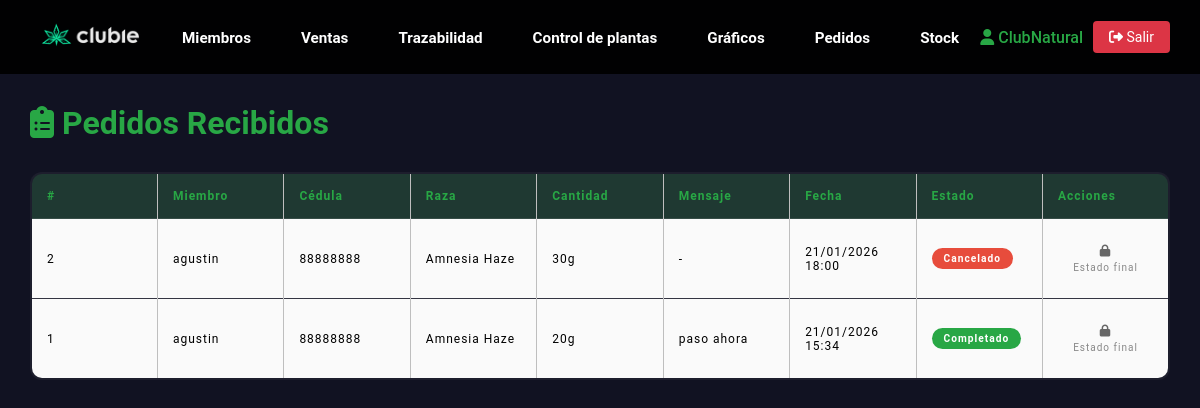
Page /pedidos (signed in) on the committed database.
### clases.py (models this page shows, shortened)
class Club(db.Model, UserMixin):
    id = db.Column(db.Integer, primary_key=True)
    campoarchivo = db.Column(db.String(30))
    username = db.Column(db.String(30), unique=True, nullable=False)
    password_hash = db.Column(db.String(128), nullable=False)
    email = db.Column(db.String(70))
    is_superuser = db.Column(db.Boolean, default=False)
    fecha_creacion = db.Column(db.DateTime, default=datetime.now)

class Pedido(db.Model):
    id = db.Column(db.Integer, primary_key=True)
    club_id = db.Column(db.Integer, db.ForeignKey('club.id'), nullable=False)
    cedula = db.Column(db.Integer, db.ForeignKey('user.cedula'), nullable=False)
    raza = db.Column(db.String(30), nullable=False)
    cantidad_solicitada = db.Column(db.Integer, nullable=False)
    mensaje = db.Column(db.String(200), nullable=True)
    fecha = db.Column(db.DateTime, default=datetime.now)
    estado = db.Column(db.String(20), default='pendiente')  # pendiente, coordinado, completado, cancelado
    usuario = db.relationship('User', backref='pedidos', lazy=True)

class User(db.Model):
    cedula = db.Column(db.Integer, unique=True, nullable=False, primary_key=True)
    club_id = db.Column(db.Integer, db.ForeignKey('club.id'), nullable=False)
    name = db.Column(db.String(30), nullable=False)
    telefono = db.Column(db.Integer, nullable=False)
    email = db.Column(db.String(30), nullable=False)
    fecha_registro = db.Column(db.DateTime, default=datetime.now)
    club = db.relationship('Club', backref='miembros_club', lazy=True)
    ventas = db.relationship('Ventas', backref='usuario', lazy=True)

### app.py (the view)
@app.route('/pedidos')
@login_required
def ver_pedidos():
    if isinstance(current_user, Member):
        return redirect(url_for('portal_miembro'))
    pedidos = Pedido.query.filter_by(club_id=current_user.id).order_by(Pedido.fecha.desc()).all()
    return render_template('logueado/pedidos.html', pedidos=pedidos)

### app.py (called while the page is built)
@login_manager.user_loader
def load_user(user_id):
    if isinstance(user_id, str) and user_id.startswith('member_'):
        member_id = int(user_id.replace('member_', ''))
        return Member.query.get(member_id)
    return Club.query.get(int(user_id))

### templates/logueado/pedidos.html (shortened to what this page needs)
{% extends 'base-log.html'%}
{% block body %}
<link rel="stylesheet" href="{{ url_for('static', filename='css/miembros.css') }}">
<div class="pedidos-container">
    <h1><i class="fas fa-clipboard-list"></i> Pedidos Recibidos</h1>
    {% if pedidos %}
    <table class="pedidos-table">
        <thead>
            <tr>
                <th>#</th>
                <th>Miembro</th>
                <th>Cédula</th>
                <th>Raza</th>
                <th>Cantidad</th>
                <th>Mensaje</th>
                <th>Fecha</th>
                <th>Estado</th>
                <th>Acciones</th>
            </tr>
        </thead>
        <tbody>
            {% for pedido in pedidos %}
            <tr>
                <td>{{ pedido.id }}</td>
                <td>{{ pedido.usuario.name if pedido.usuario else 'N/A' }}</td>
                <td>{{ pedido.cedula }}</td>
                <td>{{ pedido.raza }}</td>
                <td>{{ pedido.cantidad_solicitada }}g</td>
                <td>{{ pedido.mensaje or '-' }}</td>
                <td>{{ pedido.fecha.strftime('%d/%m/%Y %H:%M') }}</td>
                <td><span class="badge badge-{{ pedido.estado }}">{{ pedido.estado|capitalize }}</span></td>
                <td style="min-width: 150px;">
                    {% if pedido.estado in ['completado', 'cancelado'] %}
                    <div style="text-align: center; padding: 10px;">
                        <i class="fas fa-lock" style="color: #666; margin-bottom: 5px;"></i>
                        <small style="color: #888; display: block;">Estado final</small>
                    </div>
                    {% endif %}
                </td>
            </tr>
            {% endfor %}
        </tbody>
    </table>
    {% else %}
    <div class="empty-state">
        <i class="fas fa-clipboard-list" style="font-size: 3em; color: #444; margin-bottom: 20px;"></i>
        <h3>No hay pedidos</h3>
        <p>Cuando los miembros coordinen pedidos, aparecerán aquí.</p>
    </div>
    {% endif %}
</div>
{% endblock %}

### templates/base-log.html (shortened to what this page needs)
<!DOCTYPE html>
<html lang="es">
<head>
    <link rel="stylesheet" href="{{ url_for('static', filename='css/header.css') }}">
    <link rel="stylesheet" href="{{ url_for('static', filename='css/footer.css') }}">
</head>
<body>
    <header class="header">
        <div class="logo">
            <a href="{{ url_for('index') }}">
                <img src="{{ url_for('static', filename='media/editado.png') }}" alt="Logo de marca">
            </a>
        </div>
        <nav class="opcion">
            <ul class="nav-links">
                <li><a href="{{ url_for('miembros') }}">Miembros</a></li>
                <li><a href="{{ url_for('ventas') }}">Ventas</a></li>
                <li><a href="{{ url_for('trazabilidad') }}">Trazabilidad</a></li>
                <li><a href="{{ url_for('ctrPlantas') }}">Control de plantas</a></li>
                <li><a href="{{ url_for('graficos') }}">Gráficos</a></li>
                <li><a href="{{ url_for('ver_pedidos') }}">Pedidos</a></li>
                <li><a href="{{ url_for('ver_stock') }}">Stock</a></li>
            </ul>
        </nav>
        <div class="nav-right">
            {% if current_user.is_authenticated %}
            <span class="user-info">
                <a href="{{ url_for('miembros') }}" style="color: #28a745 !important; text-decoration: none;">
                    <i class="fas fa-user"></i> {{ current_user.username }}
                </a>
            </span>
            <a href="{{ url_for('logout') }}" class="logout-btn"><i class="fas fa-sign-out-alt"></i> Salir</a>
            {% endif %}
        </div>
    </header>
    <main>
        <div class="p-5">
            {% block body %}
            {% endblock %}
        </div>
    </main>
</body>
</html>

### static/css/header.css (style rules this page uses)
header.header { position: sticky; top: 0; left: 0; width: 100%; padding: 15px 30px; display: flex !important; flex-wrap: nowrap !important; justify-content: space-between; align-items: center; z-index: 1000; background-color: rgba(0, 0, 0, 0.95); box-sizing: border-box; }
.header .logo { flex-shrink: 0; }
.header .logo img { cursor: pointer; height: 40px; width: auto; }
.header .logo img { transition: all 0.3s; }
.header .opcion { flex: 1; display: flex; justify-content: center; }
.header .opcion a { position: relative; font-size: 0.95em; color: #fff; font-weight: 600; text-decoration: none; margin-left: 10px; padding: 6px 12px; transition: .5s; white-space: nowrap; }
.header ul { list-style: none; margin: 0; padding: 0; display: flex; align-items: center; }
.header .nav-links li { display: inline-block; padding: 0px 8px; }
.header .nav-right { flex-shrink: 0; display: flex; align-items: center; gap: 10px; }

### static/css/miembros.css (style rules this page uses)
* { margin: 0; padding: 0; box-sizing: border-box; font-family: "Roboto", sans-serif; }
body { background-color: #111222; display: flex; flex-direction: column; overflow-x: hidden; }
header { font-size: 16px; }
table { border-collapse: collapse; border: 2px solid rgb(200,200,200); letter-spacing: 1px; font-size: 0.8rem; width: 100%; table-layout: fixed; }
td, th { border: 1px solid rgb(190,190,190); padding: 10px 20px; font-size: 12px; }
th { background-color: #3C3C3B; color: white; font-size: 15px; font-weight: bolder; }
td { text-align: center; }
tr:nth-child(even) td { background-color: rgb(250,250,250); }
tr:nth-child(odd) td { background-color: rgb(250,250,250); }
@media (max-height:800px) { td { border: 1px solid rgb(190,190,190); padding: 10px 20px; font-size: 12px; overflow: scroll; } }
@media (max-height:800px) { th { font-size: 12px; } }

### templates/base-log.html (style rules this page uses)
.header .logout-btn { background: #dc3545 !important; color: white !important; border: none !important; padding: 8px 16px !important; border-radius: 4px !important; cursor: pointer; text-decoration: none !important; font-size: 14px !important; display: inline-block !important; white-space: nowrap; }
.header .user-info { color: #28a745 !important; font-weight: 500; white-space: nowrap; }

### templates/logueado/pedidos.html (style rules this page uses)
.pedidos-container { padding: 30px; max-width: 1200px; margin: 0 auto; }
h1 { color: #28a745; margin-bottom: 30px; }
.pedidos-table { width: 100%; border-collapse: collapse; background: rgba(255, 255, 255, 0.05); border-radius: 12px; overflow: hidden; }
.pedidos-table th, .pedidos-table td { padding: 15px; text-align: left; border-bottom: 1px solid rgba(255, 255, 255, 0.1); }
.pedidos-table th { background: rgba(40, 167, 69, 0.2); color: #28a745; }
.badge { padding: 5px 12px; border-radius: 20px; font-size: 0.85em; font-weight: 600; display: inline-block; }
.badge-completado { background: #28a745; color: #fff; }
.badge-cancelado { background: #e74c3c; color: #fff; }

### rows in the picture
Club: username "ClubNatural"
Pedido: id "2", usuario "agustin", cedula "88888888", raza "Amnesia Haze", cantidad_solicitada "30", mensaje "-", fecha "21/01/2026 18:00", estado "Cancelado", shows "Estado final"
Pedido: id "1", usuario "agustin", cedula "88888888", raza "Amnesia Haze", cantidad_solicitada "20", mensaje "paso ahora", fecha "21/01/2026 15:34", estado "Completado", shows "Estado final"
